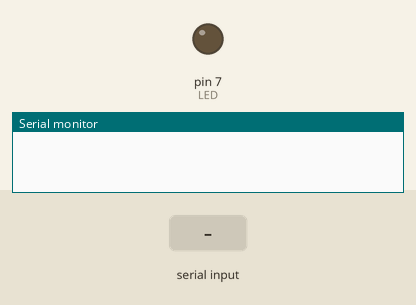
Simulated run of this sketch. Board: Arduino Uno, built with avr-gcc and run on an emulated ATmega328P. Parts: output pins drawn as LEDs (lit = HIGH), the last lines printed to the serial monitor. Inputs (shaded band) come from the test bench.

Above: at 1.2 s.
1.3 s: "1" received over the second serial link
At 2.5 s:
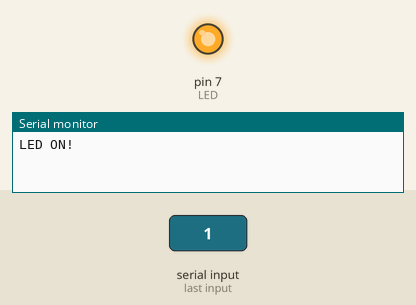
2.8 s: "0" received over the second serial link
Timing chart, 0 to 5.8 s (numbered marks = the images above; inputs shaded):
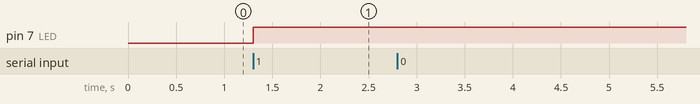

The sketch:

201901723_Assignment19.ino
```cpp
/*
 * Student Number: 201901723
 * Student Name: 최가은
 * Writing Date: 2022.12.01(목)
 * My feel about this assignment: 한학기동안 수고 많으셨습니다!
 * 다양한 과제 및 실습을 하면서 흥미를 느꼈고 한 학기 알차게 보낸 수업이었습니다.
 * 이번 과제는 iOS에 대해 데모 확인을 하지 못해서 아쉬웠지만, 친구의 휴대폰을 이용하여 확인해보았습니다.
 * 코드 자체는 간단하였지만 ios 연결 문제로 제출이 늦어진 점이 아쉽습니다ㅠ
 */

#include <SoftwareSerial.h>

#define RX 2
#define TX 3
#define LED 7

SoftwareSerial mySerial (RX, TX);

void setup() {
  Serial.begin(9600);
  mySerial.begin(9600);
  pinMode(LED, OUTPUT);
}

void loop() {
  if (mySerial.available() > 0) Serial.write(mySerial.read());
  if (Serial.available() > 0) mySerial.write(Serial.read());

  char state = mySerial.read();

  if(state == '1') {
    digitalWrite(LED, HIGH);
    Serial.println("LED ON!");
    delay(1000);
  } else if (state == '0') {
    digitalWrite(LED, LOW);
    Serial.println("LED OFF!");
    delay(1000);
  }
}
```

Measured:
- after the input at 1.3 s, pin 7 (LED): LOW → HIGH at once
